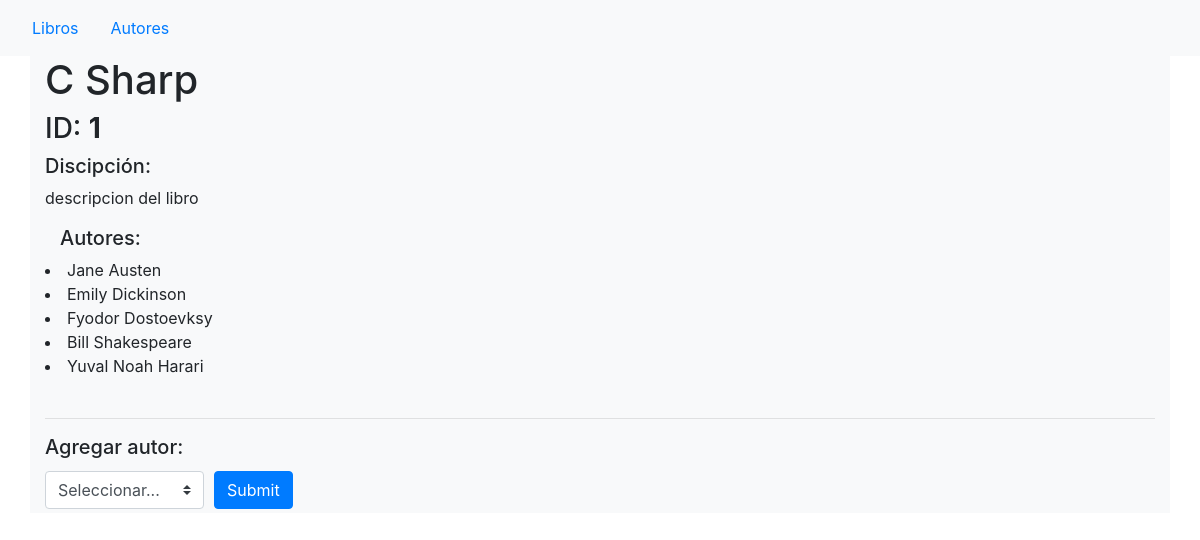
The app's page /view_book/1 with its own data.
### books_authors_app/models.py (models this page shows)
class Libro(models.Model):
    title = models.CharField(max_length=255)
    desc = models.TextField()
    created_at = models.DateTimeField(auto_now_add=True)
    updated_at = models.DateTimeField(auto_now=True)

class Autor(models.Model):
    first_name = models.CharField(max_length=45)
    last_name = models.CharField(max_length=45)
    notas = models.TextField(null=True)
    libros = models.ManyToManyField(Libro, related_name="libros_autores")
    created_at = models.DateTimeField(auto_now_add=True)
    updated_at = models.DateTimeField(auto_now=True)

### books_authors_app/views.py (the view)
# urls.py: path('view_book/<id_book>', views.book_info),
def book_info(request, id_book):
    abrir_libro = Libro.objects.get(id=id_book) #obtengo la informacion del libro
    autor_libro = abrir_libro.libros_autores.all() #obtengo los autores asociados al libro
    lista_autores = Autor.objects.all().exclude(libros=id_book)#recupero los autores y excluyo a los autores que ya estan asociados
    context = {
        'info_libro' : abrir_libro,             #envio info del libro
        'autor' : autor_libro,                  #envio info de los autores del libro
        'autores_despliege' : lista_autores     #envio los autores restantes
    }
    return render(request, 'view_book.html', context)

### books_authors_app/templates/view_book.html (shortened to what this page needs)
<!DOCTYPE html>
<html lang="en">
<head>
    <link rel="stylesheet" href="https://stackpath.bootstrapcdn.com/bootstrap/4.1.3/css/bootstrap.min.css">
    {% load static %}
    <link rel="stylesheet" href="{% static 'css/style.css' %}">
</head>
<body>
    <div>
        <nav class="navbar navbar-light bg-light">
            <nav class="nav nav-pills flex-column flex-sm-row">
                <a class="flex-sm-fill text-sm-center nav-link " href="/">Libros</a>
                <a class="flex-sm-fill text-sm-center nav-link " href="/view_authors">Autores</a>
            </nav>
        </nav>
        <div id="container" class="container bg-light content-md-center mx-auto">
            <div class="muestra_infor">
                <h1 class="align-middle mw-100"> {{info_libro.title}} </h1>
                <h3> ID: <b>{{info_libro.id}}</b></h3>
                <div class="descripcion row ">
                    <h5 class="col align-baseline">Discipción: </h5>
                    <p class="col-11 align-middle text-justify mw-100"> {{info_libro.desc}} </p>
                </div>
                <h5 class="col align-baseline">Autores: </h5>
                {% for dato in autor %}
                <li> {{dato.first_name}} {{dato.last_name}} </li>
                {% endfor %}
                <br>
                <hr>
            </div>
            <form action="asignar_autor/{{info_libro.id}}" method="POST">
                <h5>Agregar autor:</h5>
                <div class="form-row align-items-center">
                    <div class="col-auto my-1">
                        <select name="id_autor" class="custom-select mr-sm-2" required>
                              <option selected>Seleccionar...</option>
                            </select>
                    </div>
                    <div class="col-auto my-1">
                        <button type="submit" class="btn btn-primary">Submit</button>
                    </div>
                </div>
            </form>
        </div>
</body>
</html>

### records on screen
Libro: title "C Sharp", id "1", desc "descripcion del libro"
Autor: first_name "Jane", last_name "Austen"
Autor: first_name "Emily", last_name "Dickinson"
Autor: first_name "Fyodor", last_name "Dostoevksy"
Autor: first_name "Bill", last_name "Shakespeare"
Autor: first_name "Yuval Noah", last_name "Harari"
